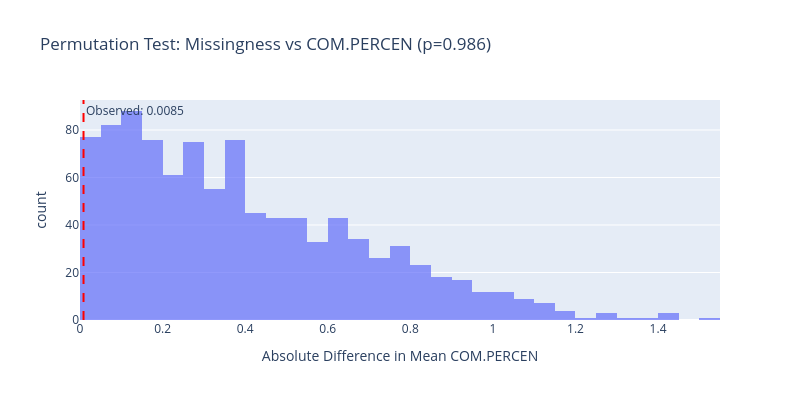

Notebook cell for this chart:
### Code cell
# Empirical distribution 'COM.PERCEN' test 
fig_perm_com = px.histogram(
    x=diffs_com,
    nbins=50,
    title=f'Permutation Test: Missingness vs COM.PERCEN (p={p_value_com})',
    labels={'x': 'Absolute Difference in Mean COM.PERCEN'},
    opacity=0.7,
)
fig_perm_com.add_vline(x=obs_diff_com, line_dash='dash', line_color='red',
                       annotation_text=f'Observed: {obs_diff_com:.4f}')
fig_perm_com.update_layout(width=800, height=400, showlegend=False)
fig_perm_com.show()

### Figure 1 — Plotly figure (JSON) as saved in the notebook; plotly's stock layout.template omitted (floating-point values rounded to 4 significant figures; data arrays with more than 128 entries replaced by an {"elided": "..."} marker saying what was removed)
{"data": [{"alignmentgroup": "True", "bingroup": "x", "hovertemplate": "Absolute Difference in Mean COM.PERCEN=%{x}<br>count=%{y}<extra></extra>", "legendgroup": "", "marker": {"color": "#636efa", "opacity": 0.7, "pattern": {"shape": ""}}, "name": "", "nbinsx": 50, "offsetgroup": "", "orientation": "v", "showlegend": false, "type": "histogram", "x": {"elided": "1000 float values"}, "xaxis": "x", "yaxis": "y"}], "layout": {"annotations": [{"showarrow": false, "text": "Observed: 0.0085", "x": 0.008537, "xanchor": "left", "xref": "x", "y": 1, "yanchor": "top", "yref": "y domain"}], "barmode": "relative", "height": 400, "legend": {"tracegroupgap": 0}, "shapes": [{"line": {"color": "red", "dash": "dash"}, "type": "line", "x0": 0.008537, "x1": 0.008537, "xref": "x", "y0": 0, "y1": 1, "yref": "y domain"}], "showlegend": false, "title": {"text": "Permutation Test: Missingness vs COM.PERCEN (p=0.986)"}, "width": 800, "xaxis": {"anchor": "y", "domain": [0, 1], "title": {"text": "Absolute Difference in Mean COM.PERCEN"}}, "yaxis": {"anchor": "x", "domain": [0, 1], "title": {"text": "count"}}}}
